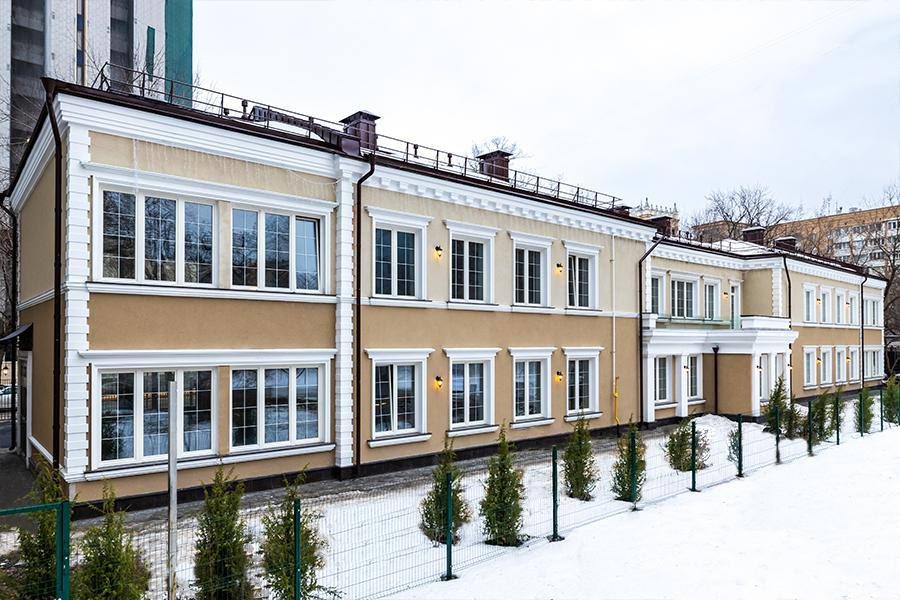
#> input picture assets/drive/gil_new_01.jpg, 900 x 600 px, given in place of mya_p03_003.jpg, which was not available
$ python prepare_photos.py
#> lines starting #> are read from the running program, lines starting #| are printed output that depends on the picture; pictures that were not available may be replaced by others from this repository, and a replacement may not be noted
# -*- coding: utf-8 -*-
"""Кадрирование исходников под рамки слайдов."""
import pathlib
from PIL import Image, ImageOps

ROOT = pathlib.Path(".").resolve()
OUT = ROOT / "assets/photos"; OUT.mkdir(parents=True, exist_ok=True)

FRAME = 0.76 * 16 / 9        # рамка объекта: 76% ширины на всю высоту
COVER = 16 / 9               # обложка во весь слайд
TILE  = 1.42                 # плитка финального коллажа

# слот -> (исходник, целевое соотношение, вертикальный якорь 0..1)
JOBS = {
    "cover":                 ("assets/drive/gil_new_02.jpg",            COVER, 0.50),
    "giliarovskogo-before":  ("assets/drive/gil_old_01.jpg",            FRAME, 0.42),
    "giliarovskogo-after":   ("assets/drive/gil_new_00.jpg",            FRAME, 0.50),
    "borby-before":          ("assets/drive/borby_00.jpg",              FRAME, 0.45),
    "myasnickaya-after":     ("assets/drive/myasnickaya_p05_03.jpg",    FRAME, 0.48),

    "nikoloyamskaya-after":  ("assets/drive/nikoloyamskaya_p01_00.jpg", FRAME, 0.50),
    "okruzhnoy-before":      ("assets/drive/okr_04.jpg",                FRAME, 0.50),
    "okruzhnoy-after":       ("assets/drive/okr_03.jpg",                FRAME, 0.48),
    "pochtovaya-before":     ("assets/photos/pochtovaya_A.jpg",         FRAME, 0.62),
    "final-giliarovskogo":   ("assets/drive/gil_new_04.jpg",            TILE,  0.50),
    "final-myasnickaya":     ("assets/drive/myasnickaya_p04_02.jpg",    TILE,  0.50),
    "final-nikoloyamskaya":  ("assets/drive/nikoloyamskaya_p12_09.jpg", TILE,  0.50),
    "final-okruzhnoy":       ("assets/drive/okr_03.jpg",                TILE,  0.42),
}


GRAPHITE = (38, 35, 31)          # --graphite-2


def pad_to(src, ratio, inset=0.075):
    """Вписать снимок целиком в рамку на графитовом поле (для архивных кадров)."""
#> called with ratio = 1.35, inset = 0.075
    im = ImageOps.exif_transpose(Image.open(src)).convert("RGB")
#> im is the input picture: PIL image 900x600 RGB; mean R, G, B 173.5, 174.9, 175.2
    W = 1459
    H = int(round(W / ratio))
    box_w, box_h = int(W * (1 - 2 * inset)), int(H * (1 - 2 * inset))
    k = min(box_w / im.width, box_h / im.height)
#> k = 1.38
    if k > 1:                                    # не растягиваем выше 2x
        k = min(k, 2.0)
    im = im.resize((int(round(im.width * k)), int(round(im.height * k))), Image.LANCZOS)
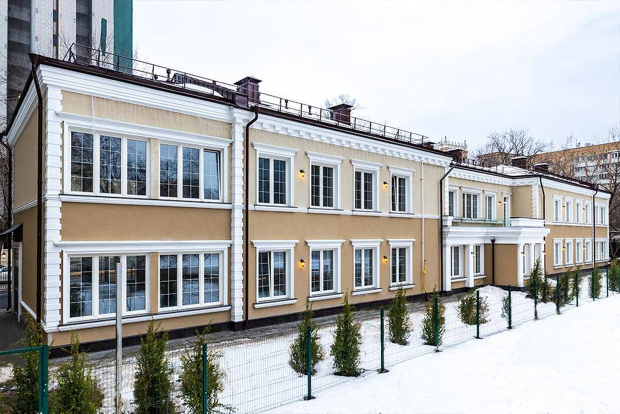
#> im: PIL image 1240x827 RGB (shown at 1/2 size); mean R, G, B 173.5, 174.9, 175.1
    canvas = Image.new("RGB", (W, H), GRAPHITE)
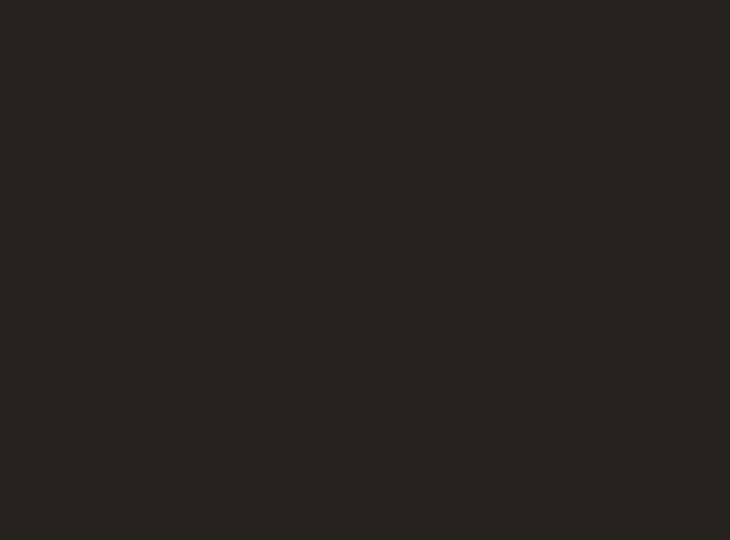
#> canvas: PIL image 1459x1080 RGB (shown at 1/2 size); mean R, G, B 38, 35, 31
    canvas.paste(im, ((W - im.width) // 2, (H - im.height) // 2))
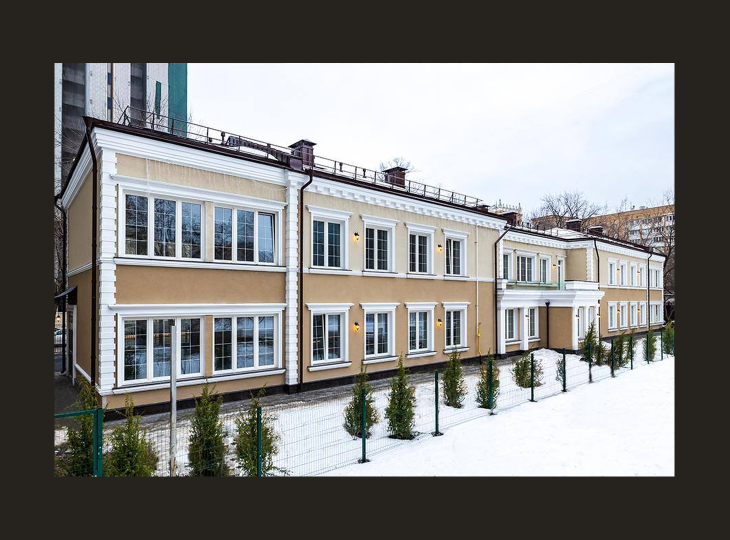
#> canvas: PIL image 1459x1080 RGB (shown at 1/2 size); mean R, G, B 126.2, 126.1, 124.8
    return canvas


def crop_to(src, ratio, anchor):
    im = ImageOps.exif_transpose(Image.open(src)).convert("RGB")
    w, h = im.size
    cur = w / h
    if cur > ratio:                       # шире цели — режем по бокам
        nw = int(round(h * ratio))
        left = (w - nw) // 2
        im = im.crop((left, 0, left + nw, h))
    elif cur < ratio:                     # выше цели — режем по высоте
        nh = int(round(w / ratio))
        top = int(round((h - nh) * anchor))
        im = im.crop((0, top, w, top + nh))
    if im.width > 2400:
        im = im.resize((2400, int(round(2400 / ratio))), Image.LANCZOS)
    elif im.width < 1459:
        im = im.resize((1459, int(round(1459 / ratio))), Image.LANCZOS)
    return im


PAD = {"myasnickaya-before": ("build/pdfall/mya_p03_003.jpg", FRAME)}

for slot, (src, ratio) in PAD.items():
    im = pad_to(ROOT / src, ratio)
    out = OUT / f"{slot}.jpg"
    im.save(out, quality=92, optimize=True)
#> (the run stopped early here; a loop or call above may not have finished)

$ run again, on assets/drive/gil_new_03.jpg
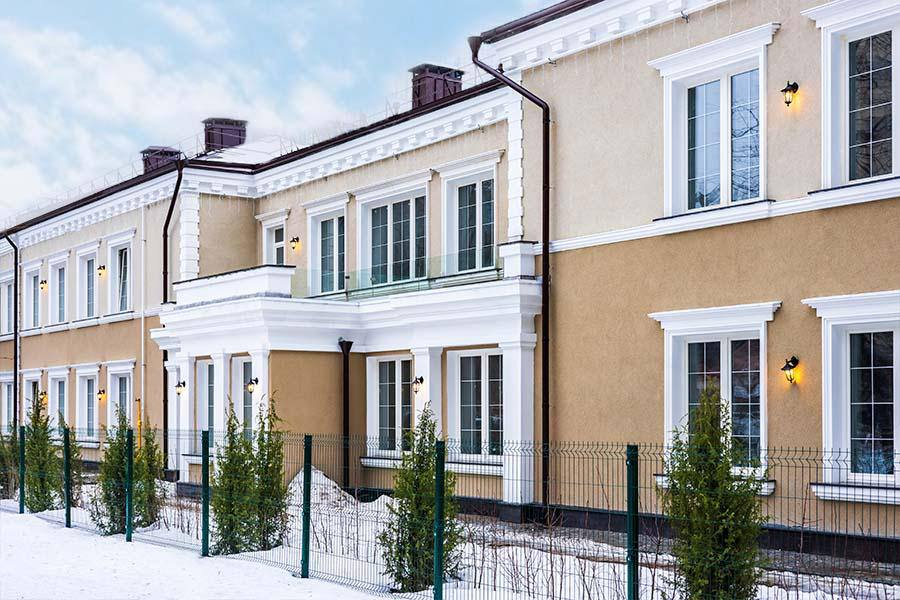
#> input picture assets/drive/gil_new_03.jpg, 900 x 600 px, given in place of mya_p03_003.jpg, which was not available
#> in pad_to, im is the input picture: PIL image 900x600 RGB; mean R, G, B 167.6, 167.8, 169.4
#> in pad_to, `im = im.resize((int(round(im.width * k)), int(round(im.height * k))), ..`:
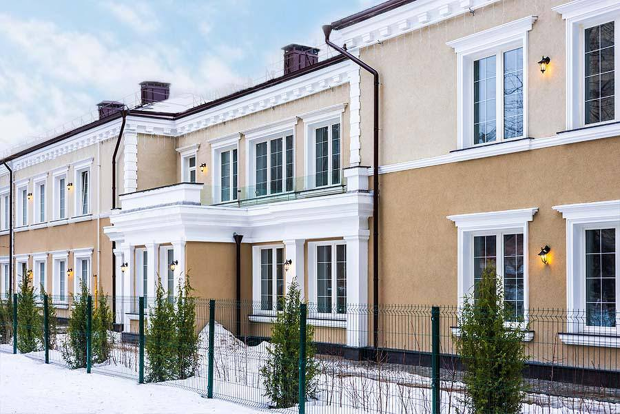
#> im: PIL image 1240x827 RGB (shown at 1/2 size); mean R, G, B 167.6, 167.8, 169.3
#> in pad_to, `canvas.paste(im, ((W - im.width) // 2, (H - im.height) // 2))`:
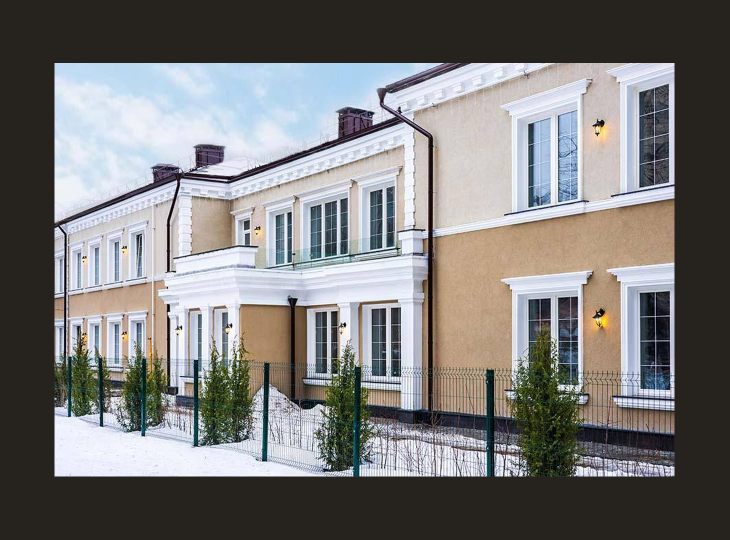
#> canvas: PIL image 1459x1080 RGB (shown at 1/2 size); mean R, G, B 122.3, 121.4, 121

$ run again, on assets/drive/gil_old_00.jpg
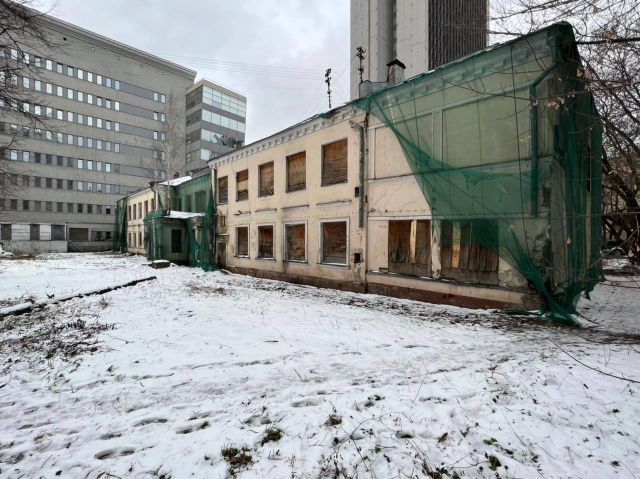
#> input picture assets/drive/gil_old_00.jpg, 1280 x 958 px, given in place of mya_p03_003.jpg, which was not available (shown at 1/2 size)
#> in pad_to, im is the input picture: PIL image 1280x958 RGB; mean R, G, B 147.2, 150.3, 149.7
#> in pad_to, `im = im.resize((int(round(im.width * k)), int(round(im.height * k))), ..`:
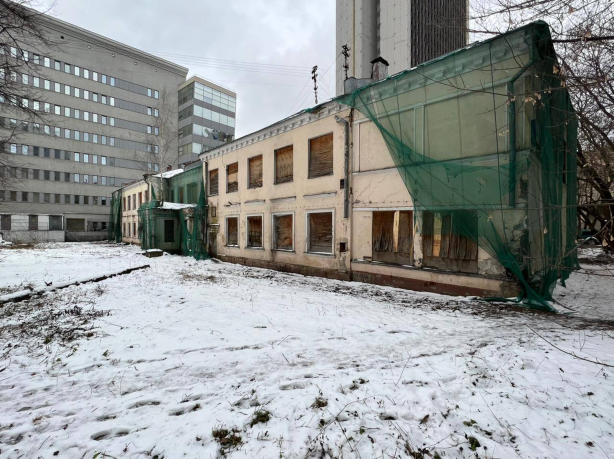
#> im: PIL image 1227x918 RGB (shown at 1/2 size); mean R, G, B 147.2, 150.3, 149.7
#> in pad_to, `canvas.paste(im, ((W - im.width) // 2, (H - im.height) // 2))`:
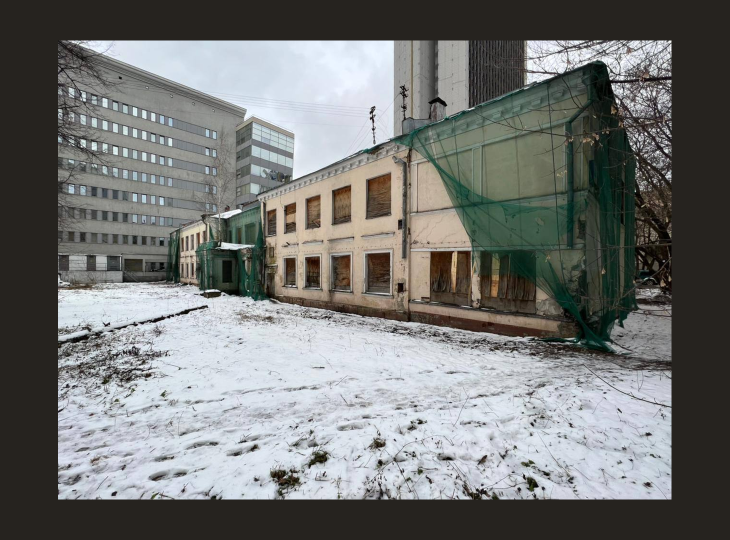
#> canvas: PIL image 1459x1080 RGB (shown at 1/2 size); mean R, G, B 116, 117.5, 115.9
